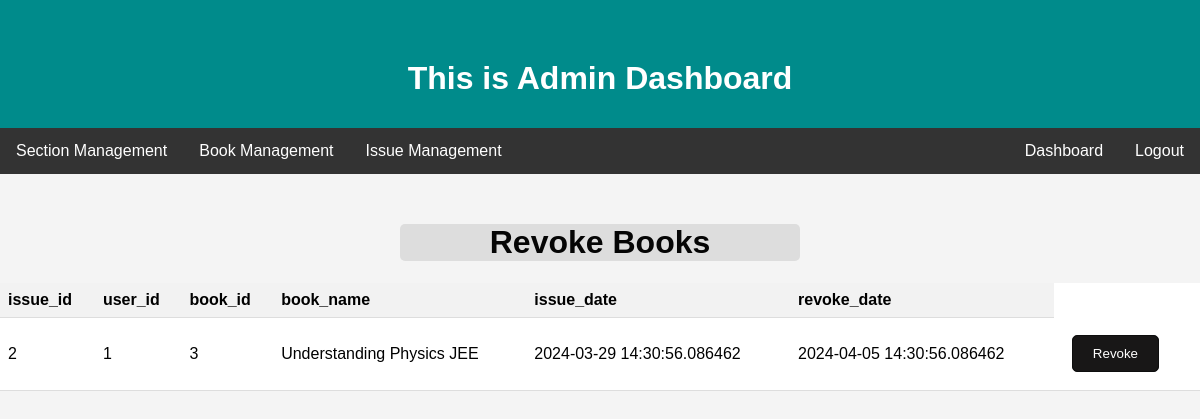
/revoke_books (signed in), run on the app's committed database.
### application/models.py (models this page shows, shortened)
class issued_book(db.Model):
    issue_id = db.Column(db.Integer, primary_key=True, autoincrement=True)
    user_id = db.Column(db.Integer, db.ForeignKey('user.user_id'), nullable=False)
    book_id = db.Column(db.Integer, db.ForeignKey('book.book_id'), nullable=False)
    issue_date = db.Column(db.DateTime, nullable=False)
    return_date = db.Column(db.DateTime, nullable=False, default= issue_date + timedelta(days=7))

class Book(db.Model):
    book_id = db.Column(db.Integer, primary_key=True, autoincrement=True)
    name = db.Column(db.String(80), unique=True, nullable=False)
    section_name = db.Column(db.String(80), nullable=False)
    author_name = db.Column(db.String(80),  nullable=False)
    publisher_name = db.Column(db.String(80), nullable=False)
    description = db.Column(db.String(120), unique=True, nullable=False)
    date_created = db.Column(db.DateTime, nullable=False)
    price = db.Column(db.Integer, nullable=False)
    keywords = db.Column(db.String(80), unique=True, nullable=False)

### application/routes.py (the view)
@app.route('/revoke_books',methods=['GET','POST'])
def revoke_books():
    if not session.get('user'):
        return redirect(url_for('login'))
    if session.get('user')['role'] != 'admin':
        return redirect(url_for('login'))
    if request.method == 'POST':
        issue_id = request.form['issue_id']
        db.session.delete(issued_book.query.filter_by(issue_id=issue_id).first())
        db.session.commit()
        return redirect(url_for('revoke_books'))
    issue_info = db.session.query(issued_book,Book).join(Book,issued_book.book_id==Book.book_id).all()
    return render_template('revoke.html',issues=issue_info)

### templates/revoke.html (shortened to what this page needs)
<!DOCTYPE html>
<html lang="en">
<head>
</head>
<body>
    <header>
        <h1>This is Admin Dashboard</h1>
    </header>
    <nav>
        <div class="dropdown">
            <button class="dropbtn">Section Management</button>
        </div>
        <div class="dropdown">
            <button class="dropbtn">Book Management</button>
        </div>
        <div class="dropdown">
            <button class="dropbtn">Issue Management</button>
        </div>
        <div class="logout"><a href="/logout">Logout</a></div>
        <div class="logout"><a href="/admin">Dashboard</a></div>
    </nav>
    <h1 class="heading">Revoke Books</h1>
    <table>
        <tr>
            <th>issue_id</th>
            <th>user_id</th>
            <th>book_id</th>
            <th>book_name</th>
            <th>issue_date</th>
            <th>revoke_date</th>
        </tr>
        {% for issue,book in issues %}
        <tr>
            <td>{{issue['issue_id']}}</td>
            <td>{{issue['user_id']}}</td>
            <td>{{issue['book_id']}}</td>
            <td>{{book['name']}}</td>
            <td>{{issue['issue_date']}}</td>
            <td>{{issue['return_date']}}</td>
            <td><form action="/revoke_books" method="POST"><input type="text" name="issue_id" value="{{issue['issue_id']}}" hidden><input type="submit" value="Revoke"></form></td>
        </tr>
        {% endfor %}
        </table>
</body>
</html>

### data on the page
issued_book: issue_id "2", user_id "1", book_id "3", name "Understanding Physics JEE", issue_date "2024-03-29 14:30:56.086462", return_date "2024-04-05 14:30:56.086462"
